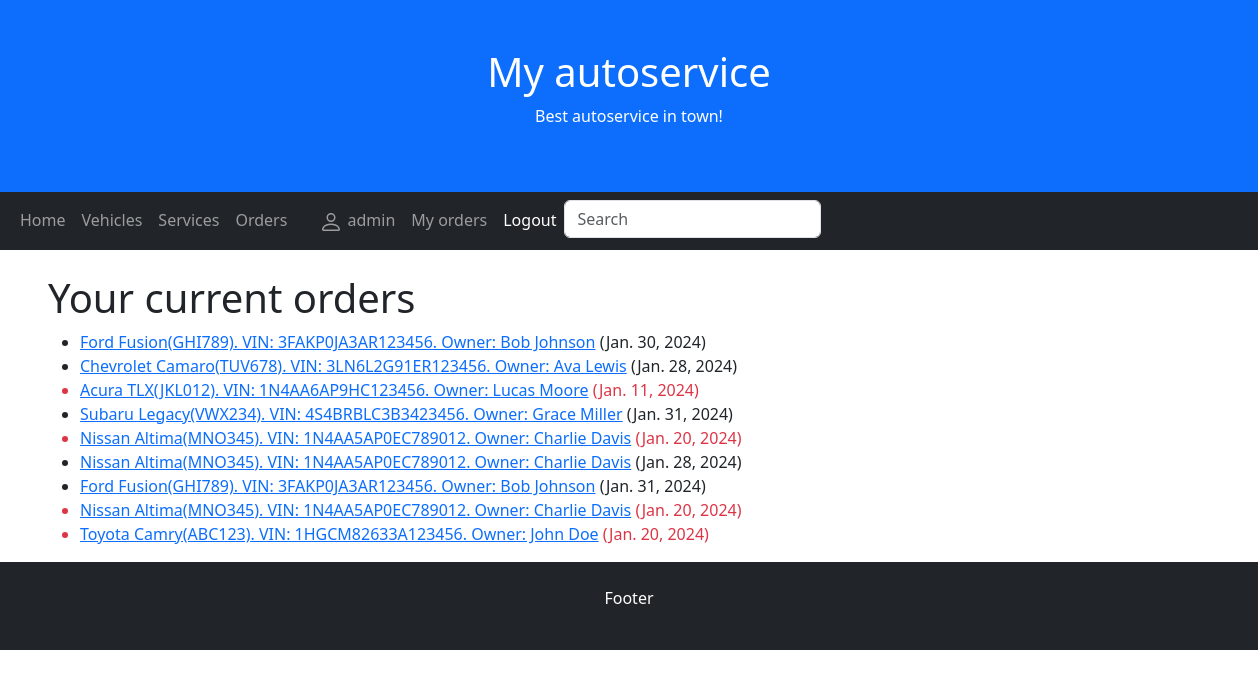
Page /autoservice/myorders/ (signed in) on the earlier database version.
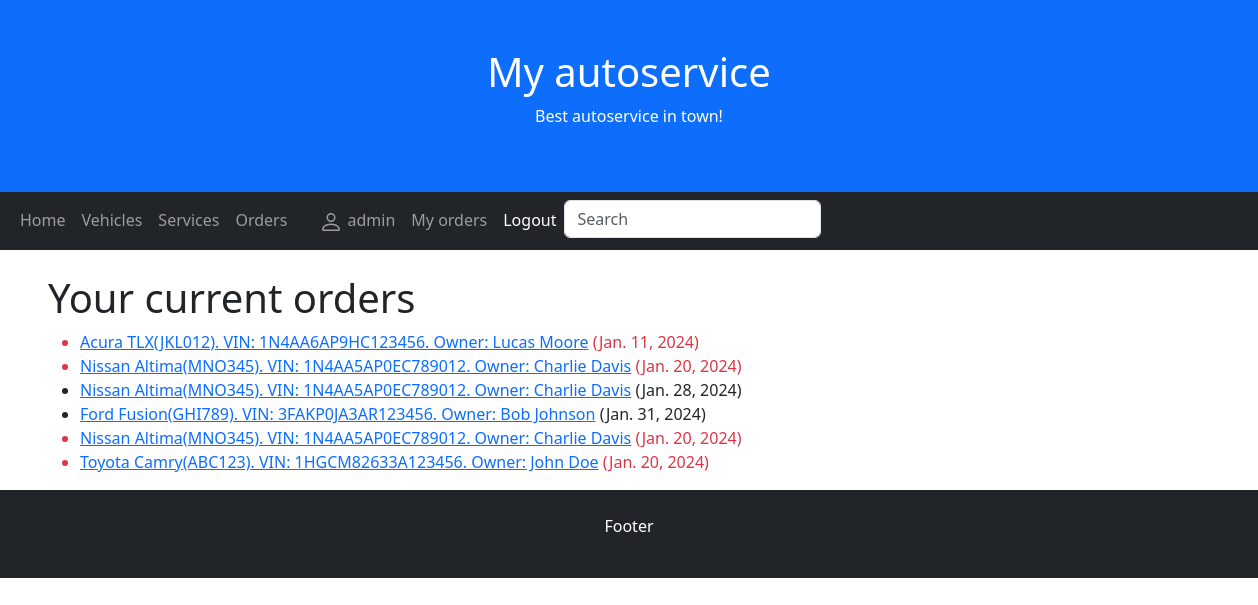
Same page on the later database version.
### autoservice/models.py (models this page shows, shortened)
class Order(models.Model):
    date = models.DateField(verbose_name='Date', auto_now=True, null=True, blank=True)
    vehicle = models.ForeignKey(to='Vehicle', on_delete=models.CASCADE)
    total = models.FloatField(verbose_name='Total', null=True, blank=True)
    client = models.ForeignKey(User, on_delete=models.CASCADE, blank=True, null=True)
    return_due = models.DateField(verbose_name="Return due", null=True, blank=True)
    ORDER_STATUS = (
        ('r', 'Received'),
        ('c', 'Confirmed'),
        ('ip', 'In-progress'),
        ('co', 'Complete'),
    )
    order_status = models.CharField(max_length=2, choices=ORDER_STATUS, blank=True, default='r', help_text='Order status')
    class Meta:
        verbose_name = 'Order'
        verbose_name_plural = 'Orders'
    def is_overdue(self):
        if self.return_due and date.today() > self.return_due:
            return True
        return False

class Vehicle(models.Model):
    model = models.ForeignKey(to='Model', on_delete=models.CASCADE)
    plate = models.CharField(verbose_name='Plate number', max_length=50, null=True, blank=True)
    vin = models.CharField(verbose_name='VIN number', max_length=50, null=True, blank=True)
    client = models.CharField(verbose_name='Client', max_length=50, null=True, blank=True)
    cover = models.ImageField('Cover', upload_to='covers', null=True, blank=True)
    def __str__(self):
        return f"{self.model}({self.plate}). VIN: {self.vin}. Owner: {self.client}"
    class Meta:
        verbose_name = 'Vehicle'
        verbose_name_plural = 'Vehicles'

class Model(models.Model):
    make = models.CharField(verbose_name='Make', max_length=50, null=True, blank=True)
    model = models.CharField(verbose_name='Model', max_length=50, null=True, blank=True)
    desc = HTMLField(null=True, blank=True)
    def __str__(self):
        return f"{self.make} {self.model}"
    class Meta:
        verbose_name = 'Model'
        verbose_name_plural = 'Models'

### autoservice/views.py (the view)
# urls.py: path('myorders/', views.VehiclesByClientListView.as_view(), name='my_orders'),
class VehiclesByClientListView(LoginRequiredMixin, generic.ListView):
    model = Order
    template_name = 'my_orders.html'
    paginate_by = 10
    def get_queryset(self):
        return Order.objects.filter(client=self.request.user)

### autoservice/templates/my_orders.html
{% extends "base.html" %}
{% block "content" %}
    <h1>Your current orders</h1>
    {% if order_list %}
    <ul>
      {% for order in order_list %}
      <li class="{% if order.is_overdue %}text-danger{% endif %}">
        <a href="{% url 'order_detail' order.pk %}">{{order.vehicle}}</a> ({{ order.return_due }})
      </li>
      {% endfor %}
    </ul>
    {% else %}
      <p>You currently have no orders.</p>
    {% endif %}
{% endblock %}

### autoservice/templates/base.html (shortened to what this page needs)
<!DOCTYPE html>
<html lang="en">
<head>
    <link href="https://cdn.jsdelivr.net/npm/bootstrap@5.3.2/dist/css/bootstrap.min.css" rel="stylesheet">
</head>
<body>
<div class="p-5 bg-primary text-white text-center">
    <h1>My autoservice</h1>
    <p>Best autoservice in town!</p>
</div>
<nav class="navbar navbar-expand-sm bg-dark navbar-dark">
    <div class="container-fluid">
        {% block sidebar %}
        <ul class="navbar-nav">
            <li class="nav-item">
                <a class="nav-link" href="{% url 'index' %}">Home</a>
            </li>
            <li class="nav-item">
                <a class="nav-link" href="{% url 'vehicles' %}">Vehicles</a>
            </li>
            <li class="nav-item">
                <a class="nav-link" href="{% url 'services' %}">Services</a>
            </li>
            {% if user.is_authenticated %}
            <li class="nav-item">
                <a class="nav-link " href="{% url 'orders' %}">Orders</a>
            </li>
            <li class="nav-item"><a class="nav-link" href="#">
                <li class="nav-item"><a class="nav-link" href="{% url 'profile' %}">
                    {{ user.get_username }}</a></li>
                <li class="nav-item"><a class="nav-link" href="{% url 'my_orders' %}">My orders</a></li>
                <li class="nav-item">
                    <form method="post" action="{% url 'logout' %}">
                        <button class="nav-link active" type="submit">Logout</button>
                    </form>
                </li>
                {% else %}
                <li class="nav-item"><a class="nav-link" href="{% url 'login'%}?next={{request.path}}">Login</a></li>
                <li class="nav-item"><a class="nav-link" href="{% url 'register'%}">Register</a></li>
                {% endif %}
                <li>
                    <form action="{% url 'search' %}" method="get" class="form-inline my-2 my-md-0 mx-auto">
                        <input name="query" class="form-control" type="text" placeholder="Search">
                    </form>
                </li>
        </ul>
        {% endblock %}
    </div>
</nav>
<div class="col-sm-12 ms-5 mt-4 ">
    {% block "content" %}
    {% endblock %}
</div>
<div class="mt-auto p-4 bg-dark text-white text-center">
    <p>Footer</p>
</div>
</body>
</html>

Differences in the rows shown:
removed Order: vehicle "Ford Fusion(GHI789). VIN: 3FAKP0JA3AR123456. Owner: Bob Johnson", return_due "Jan. 30, 2024"
removed Order: vehicle "Chevrolet Camaro(TUV678). VIN: 3LN6L2G91ER123456. Owner: Ava Lewis", return_due "Jan. 28, 2024"
removed Order: vehicle "Subaru Legacy(VWX234). VIN: 4S4BRBLC3B3423456. Owner: Grace Miller", return_due "Jan. 31, 2024"
